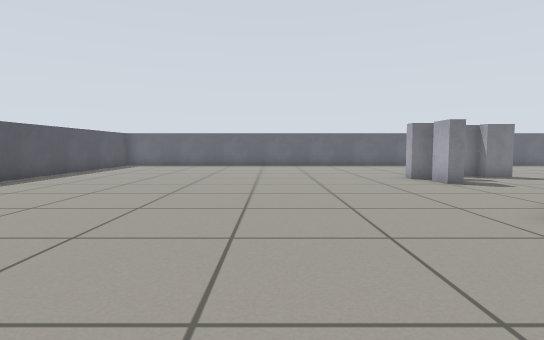
[1] (above)

23 first-person views from a walk through a robot-simulator world made for Gazebo. The camera is 0.57 m above the floor, tilts 4° down and sees 80° across. The floor is counted in squares, 0.5 m on a side. Each view is taken from the middle of a square. On the plan, view 1 faces up. The plan holds only what a view shows up to about 13 squares ahead; the rest is blank.

[2]
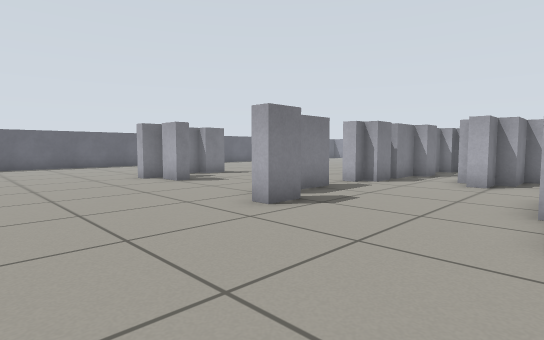

[3]
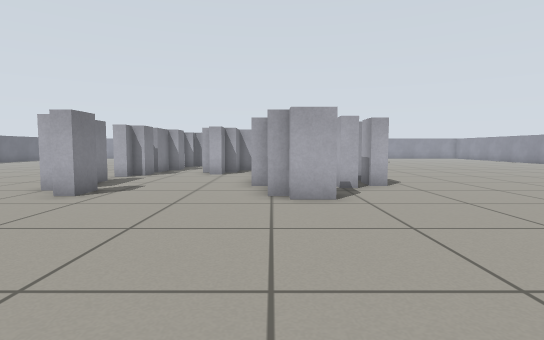

[4]
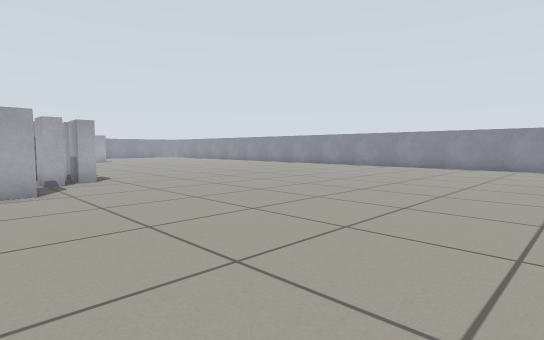

[5]
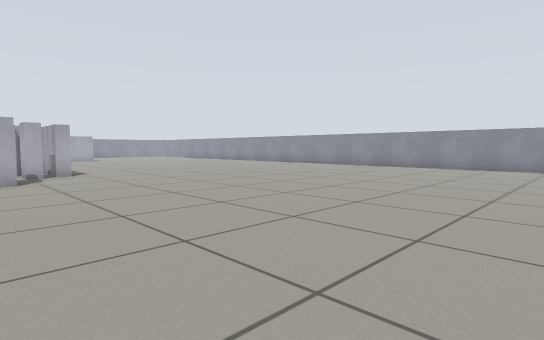

[6]
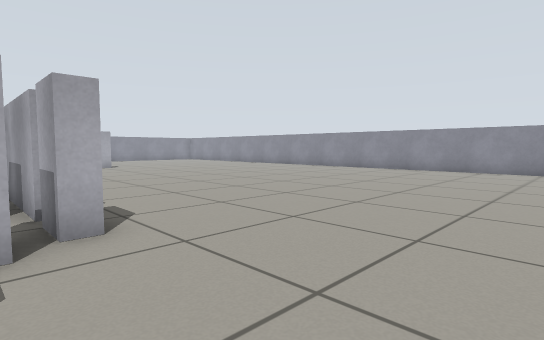

[7]
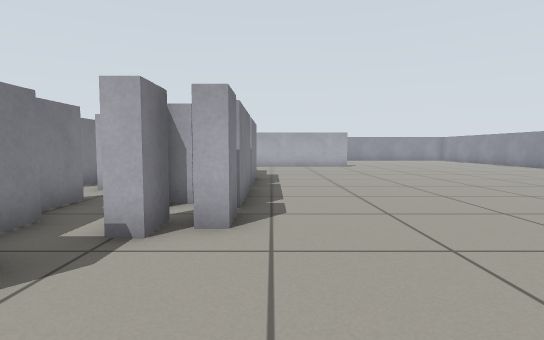

[8]
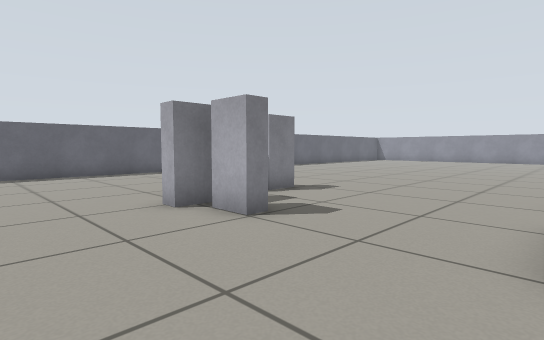

[9]
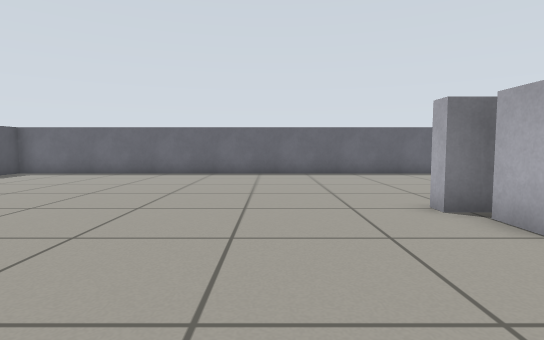

[10]
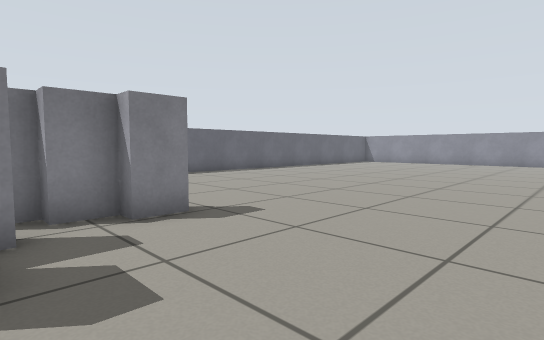

[11]
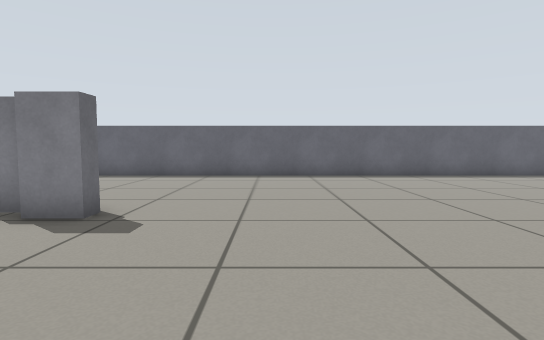

[12]
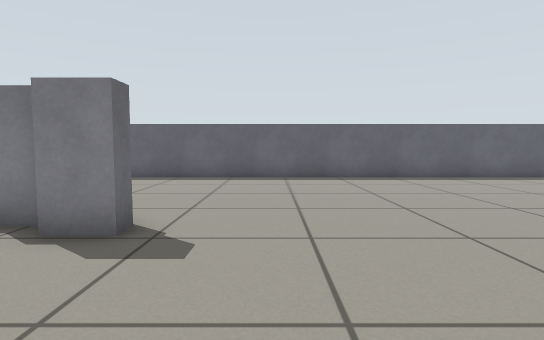

[13]
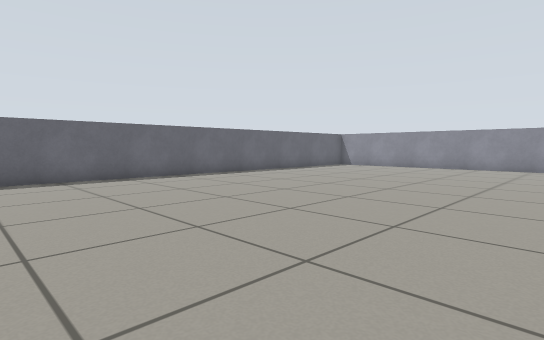

[14]
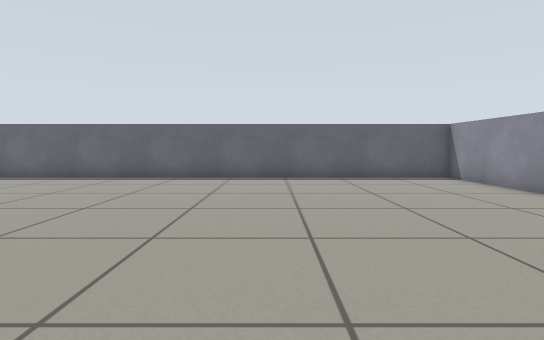

[15]
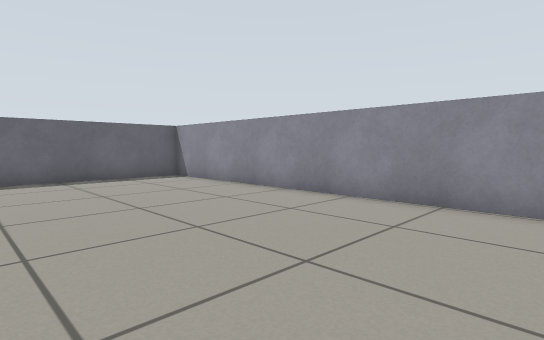

[16]
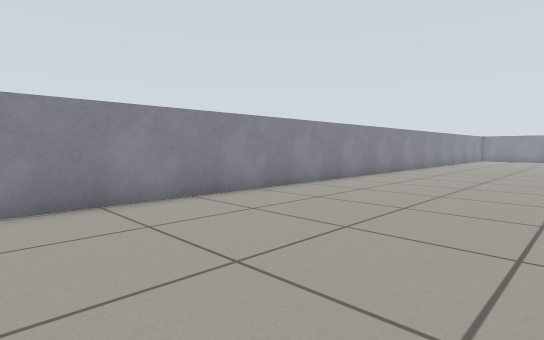

[17]
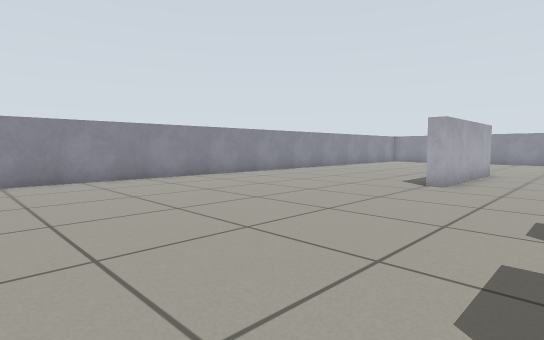

[18]
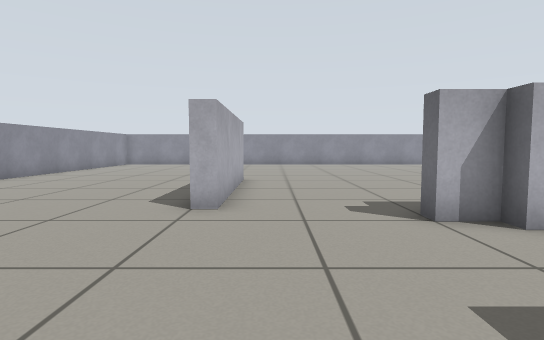

[19]
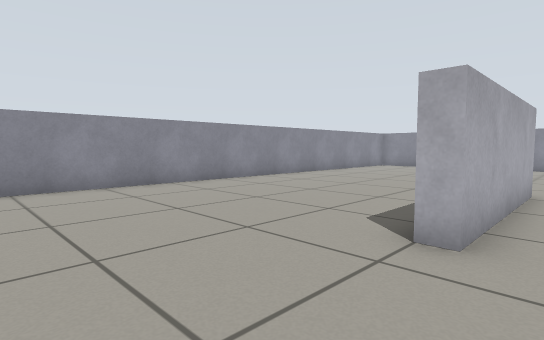

[20]
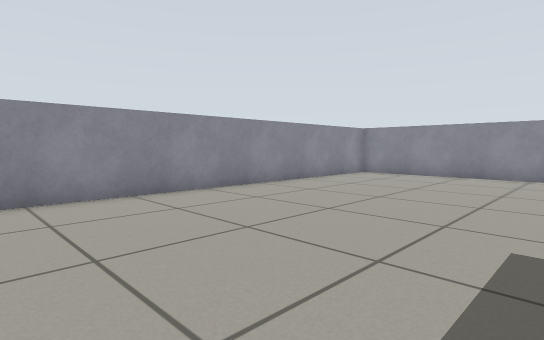

[21]
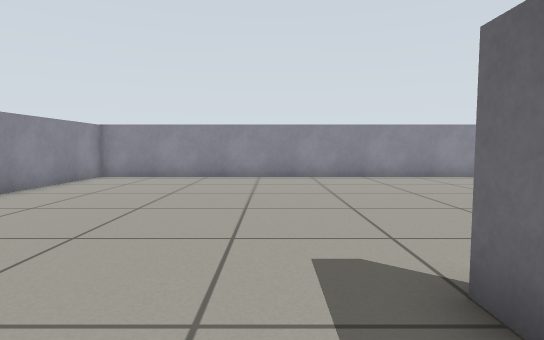

[22]
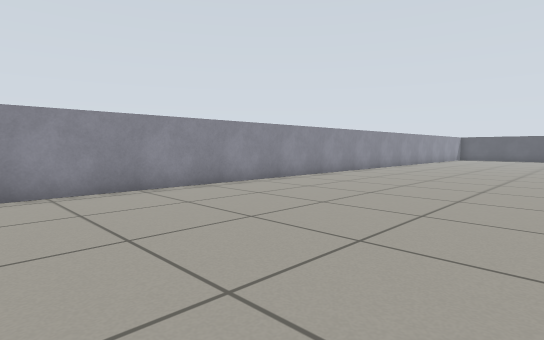

[23]
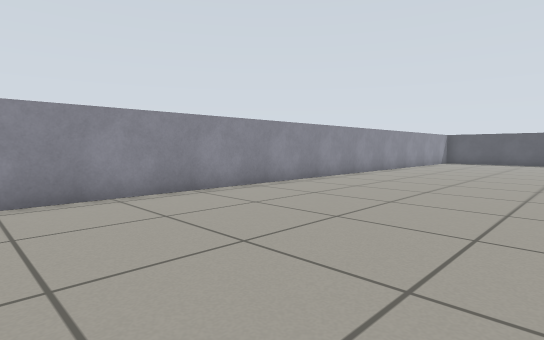

### Floor plan
Points are (right, up) in squares from view 1. A wall is a line through its corners. A room is listed if a view was taken in it or the views show most of it. See-through windows are left out.
Room 1 (views 1, 2, 3, 4, 5, 6, 7, 8, 9, 10, 11, 12, 13, 14, 15, 16, 17, 18, 19, 20, 21, 22, 23)
walls: (9, 0.1) (7.6, 0.1); (13, 1.6) (11.5, 1.6) (11.5, 2.1) (10.5, 2.1) (10.5, 2.6); (7, -0.4) (6.1, -0.4); (11, -3.4) (8, -3.4) (8, -2.9) (11, -2.9); (12.5, 5.1) (11.5, 5.1); (8.1, 5.6) (6.6, 5.6); (4.5, -0.5) (4.5, 0.1); (14.4, -3.4) (11.8, -3.4); (21.5, -7.6) (21.5, -8.5); (21, -8.5) (21, -2.9) (21.5, -2.9); (3.4, -18.5) (29.6, -18.5) (29.6, 20.1) (3.1, 20.1); (-9, 13.1) (-9, 10.6)
objects: grey box (4, -1) to (5, -1); grey box (5, 5); grey box (5, 12) to (6, 12); grey box (6, -2) to (7, -2); grey box (6, 10) to (6, 11); grey box (6, 13) to (7, 13); grey box (7, -3); grey box (8, 12) to (9, 12); grey box (8, 13); grey box (9, -2); grey box (10, 5) to (11, 5); grey box (10, 6) to (11, 6); grey box (12, 3) to (13, 3); grey box (13, 1) to (14, 1); grey box (13, 5); grey box (16, -2); grey box (17, -2)

Positions as (right, up) in squares from view 1, and headings:
1: (0, 0), facing up
2: (0, 0), facing up-right
3: (-3, 0), facing right
4: (-5, 0), facing down-right
5: (-8, 0), facing down-right
6: (2, -2), facing down-right
7: (2, -4), facing right
8: (2, 6), facing up-right
9: (2, 6), facing up
10: (6, 7), facing up-right
11: (12, 7), facing up
12: (11, 8), facing up
13: (11, 8), facing up-right
14: (23, 8), facing up
15: (23, 8), facing up-right
16: (23, 12), facing down-right
17: (18, 7), facing down-right
18: (20, 3), facing down
19: (20, 1), facing down-right
20: (22, -5), facing down-right
21: (23, -6), facing down
22: (23, -10), facing down-left
23: (16, -11), facing down-left
